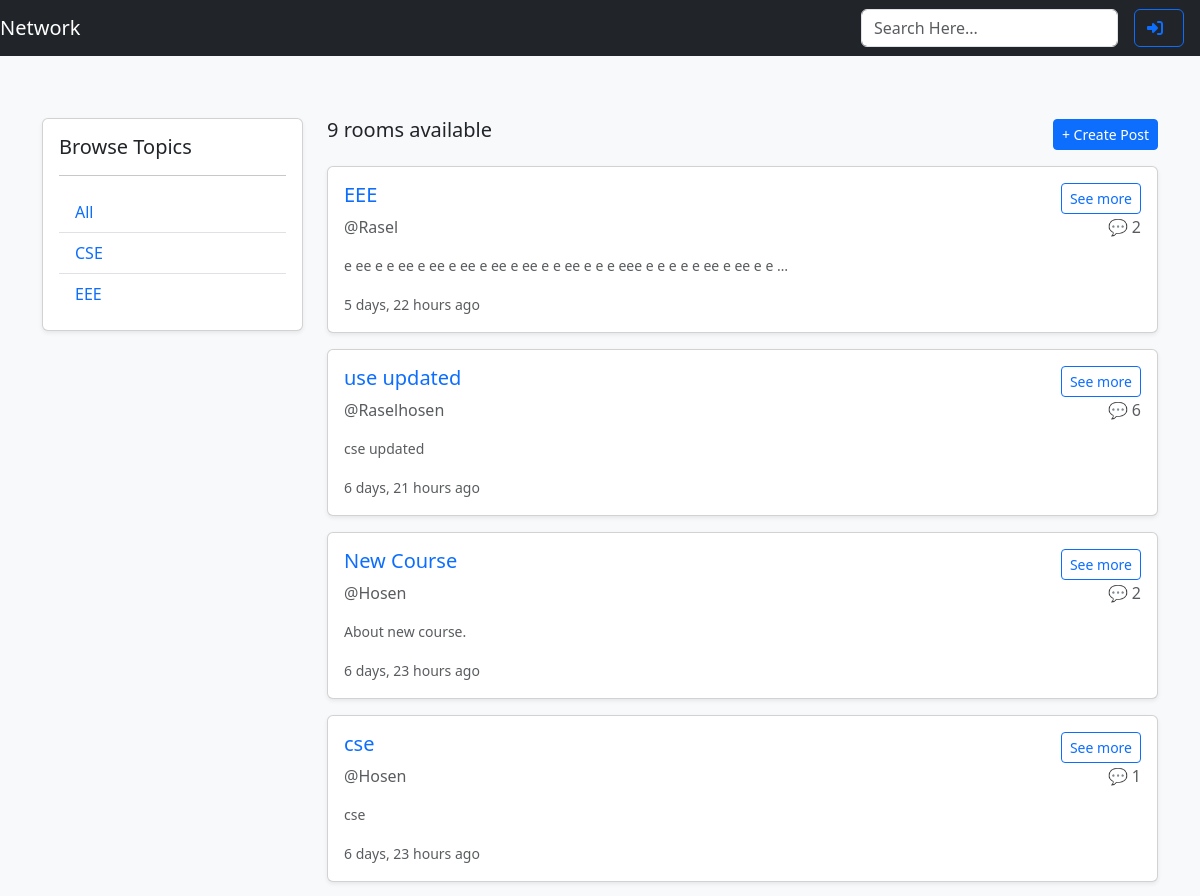
The app's page / (upper part), older data.
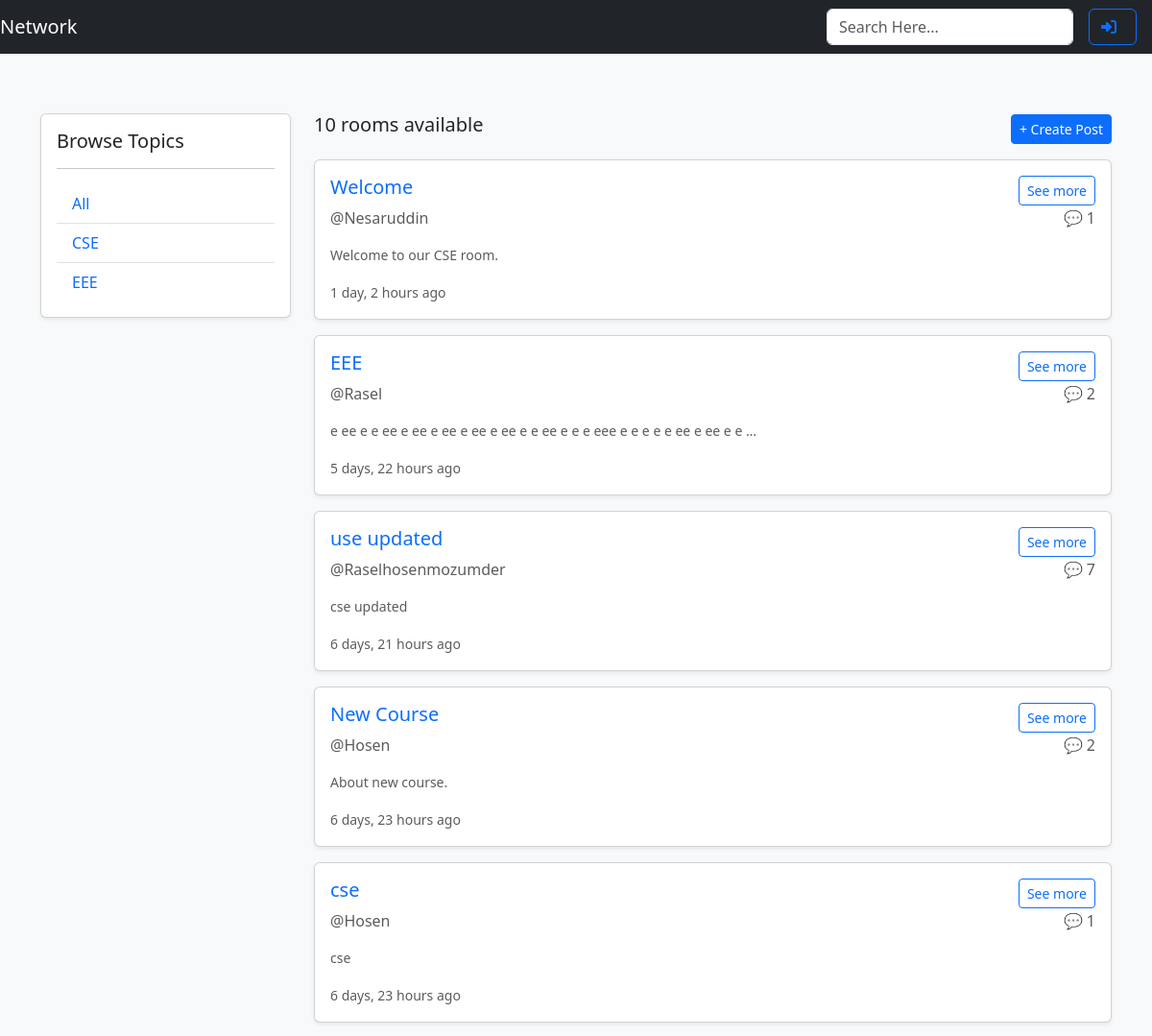
The same page, newer data.
### base/models.py (models this page shows, shortened)
class Topic(models.Model):
    name = models.CharField(max_length=200)

class Room(models.Model):
    host = models.ForeignKey(settings.AUTH_USER_MODEL, on_delete=models.CASCADE, null=True)
    topic = models.ForeignKey(Topic, on_delete=models.CASCADE, null=True)
    name = models.CharField(max_length=200)
    description = models.TextField(null=True, blank=True)
    updated = models.DateTimeField(auto_now=True)
    created = models.DateTimeField(auto_now_add=True)
    class Meta:
        ordering = ['-updated', '-created']

### user/models.py (models this page shows, shortened)
class User(AbstractBaseUser, PermissionsMixin):
    username = models.CharField(max_length=150, unique=True)
    email = models.EmailField(unique=True)
    bio = models.TextField(max_length=200, blank=True, null=True, default="")
    role = models.CharField(max_length=10, default="USER")
    is_active = models.BooleanField(default=True)
    is_staff = models.BooleanField(default=False)
    date_joined = models.DateTimeField(default=timezone.now)
    objects = CustomUserManager()
    USERNAME_FIELD = 'email'
    REQUIRED_FIELDS = ['username']
    class Meta:
        db_table = 'user_user'

### base/views.py (the view)
# urls.py: path("", views.room, name='room'),
def room(request):
    q = request.GET.get('q') if request.GET.get('q')!= None else ''
    rooms = Room.objects.filter(
        Q(topic__name__icontains=q) |
        Q(name__icontains=q) |
        Q(description__icontains=q)
    ).annotate(
        comment_count = Count('message')
    ).order_by('-created')
    rooms_count = rooms.count()
    topics = Topic.objects.all()
    context = {
        'rooms': rooms,
        'topics':topics,
        'rooms_count': rooms_count,
        }
    return render(request, "base/room.html", context)

### base/templates/base/room.html (shortened to what this page needs)
{% extends "main.html" %} {% block content %}
<div class="container mt-4">
  <div class="row">
    <div class="col-md-3 mb-4">
      <div class="card shadow-sm">
        <div class="card-body">
          <h5 class="card-title">Browse Topics</h5>
          <hr />
          <ul class="list-group list-group-flush">
            <li class="list-group-item">
              <a href="{% url 'room' %}" class="text-decoration-none">All</a>
            </li>
            {% for topic in topics %}
            <li class="list-group-item">
              <a
                href="{% url 'room' %}?q={{ topic.name }}"
                class="text-decoration-none"
              >
                {{ topic.name }}
              </a>
            </li>
            {% endfor %}
          </ul>
        </div>
      </div>
    </div>
    <div class="col-md-9">
      <div class="d-flex justify-content-between align-items-center mb-3">
        <h5>{{ rooms_count }} rooms available</h5>
        <a href="{% url 'create-room' %}" class="btn btn-primary btn-sm">
          + Create Post
        </a>
      </div>
      {% for room in rooms %}
      <div class="card mb-3 shadow-sm">
        <div class="card-body">
          <div class="d-flex justify-content-between">
            <h5 class="card-title">
              <a
                href="{% url 'post-details' room.id %}"
                class="text-decoration-none"
              >
                {{ room.name }}
              </a>
            </h5>
            <div>
              <a
                href="{% url 'post-details' room.id %}"
                class="btn btn-outline-primary btn-sm"
              >
                See more
              </a>
            </div>
          </div>
          <div class="d-flex justify-content-between">
            <a
            href="{% url 'user-details' room.id %}"
            class="mb-1 text-muted decoration"
          >
            @{{ room.host.username | capfirst }}
          </a>
            <div>
              <p class="text-muted">💬 {{ room.comment_count }} </p>
            </div>
          </div>
          {% if room.description %}
          <p class="text-muted small">
            {{ room.description | truncatewords:30 }}
          </p>
          {% endif %}
          <small class="text-muted">
          {{ room.created|timesince }} ago
        </small>
        </div>
      </div>
      {% endfor %}
    </div>
  </div>
</div>
{% endblock %}

### templates/main.html (shortened to what this page needs)
<!doctype html>
{% load static %}
<html>
  <head>
    <link
      rel="stylesheet"
      href="https://cdn.jsdelivr.net/npm/bootstrap@5.3.3/dist/css/bootstrap.min.css"
    />
    <link
      href="https://cdn.jsdelivr.net/npm/bootstrap-icons@1.11.3/font/bootstrap-icons.css"
      rel="stylesheet"
    />
    <link
      rel="stylesheet"
      href="https://cdnjs.cloudflare.com/ajax/libs/font-awesome/6.5.1/css/all.min.css"
    />
  </head>
  <body>
    {% include 'navbar.html' %}
    <main>{% block content %} {% endblock %}</main>
    {% include 'footer.html' %}
  </body>
</html>

### templates/navbar.html (shortened to what this page needs)
!<!doctype html>
<html>
  <head>
    <link rel="stylesheet" href="" />
  </head>
  <body>
    <nav class="navbar navbar-expand-lg navbar-light bg-dark fixed-top">
      <a class="navbar-brand mr-3 text-white" href="{% url 'room' %}">Network</a>
      <div class="collapse navbar-collapse" id="navbarNav">
        <div class="ms-auto d-flex gap-2">
          <form method='GET' action="{% url 'room' %}" class="d-flex">
            <input
              class="form-control me-2"
              type="text"
              name="q"
              placeholder="Search Here..."
              aria-label="Search"
            />
          </form>
          {% if user.is_authenticated %}
          {% comment %} Profile {% endcomment %}
            <a href="{% url 'profile' %}" class="btn btn-outline-primary me-3"><i class="fa-solid fa-user-circle"></i></a>
          {% else %}
            <a href="{% url 'login' %}" class="btn btn-outline-primary me-3"><i class="fa-solid fa-right-to-bracket me-2"></i></a>
          {% endif %}
        </div>
      </div>
    </nav>
  </body>
</html>

### templates/footer.html (shortened to what this page needs)
<html>
  <head>
    <link rel="stylesheet" href="" />
  </head>
  <body>
  </body>
</html>

### templates/main.html (style rules this page uses)
html, body { height: 100%; }
body { background-color: #f8f9fa; display: flex; flex-direction: column; margin: 0; padding: 0; }
main { flex: 1; padding-top: 70px; }
.decoration { text-decoration: none; }

Row changes from the older to the newer data that the page shows:
added Room: name "Welcome", host.username "Nesaruddin", comment_count "1", description "Welcome to our CSE room.", created "1 day, 2 hours"
changed through a linked row, Room "use updated": host.username "Raselhosen" → "Raselhosenmozumder"; comment_count "6" → "7"
Text that changed along with them:
{{ rooms_count }}: "9" → "10"
